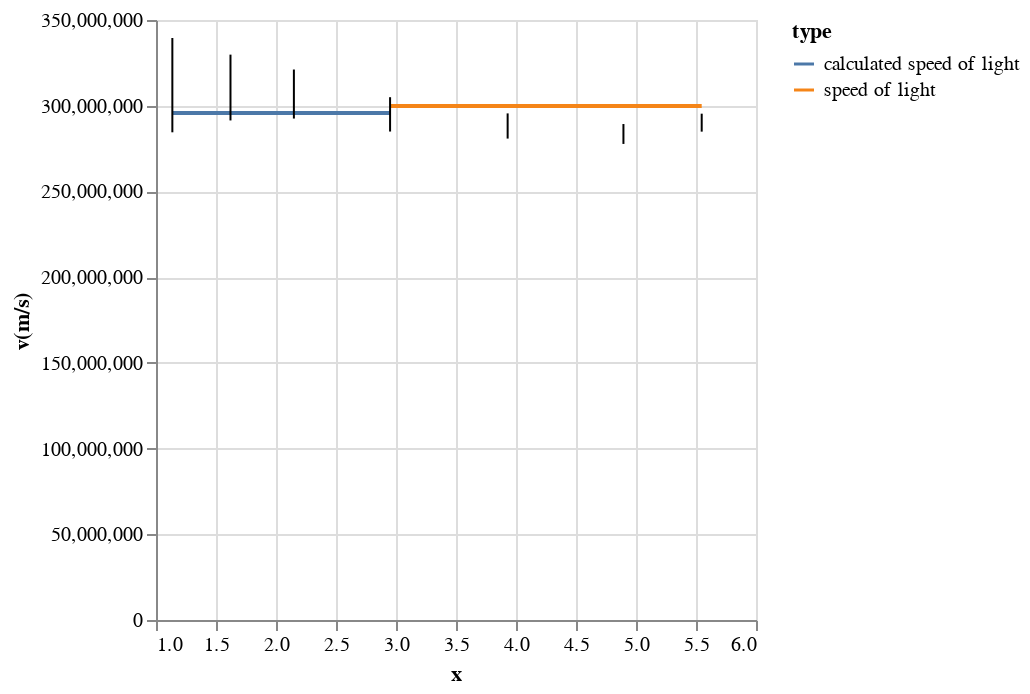

Here is the notebook cell this chart was saved with:
### Code cell
# Plot light speeds adjusted
lspeeds = [0 for i in range(7)]
for i in range(len(lspeeds)):
    lspeeds[i] = lightspeed(dxs_adjusted[i], freqs_rad[i+2])
lspeed = np.average(lspeeds[1:])
#ae = abs(c - lspeed)
pe = percent_error(c,lspeed)
std = np.std(lspeeds, ddof=1)

# Create a DataFrame for Altair to use
data = pd.DataFrame({
    'x': [dx*1000 for dx in dxs_adjusted for _ in range(2)],
    'v': [lspeed for _ in range(len(dxs_adjusted))] + [c for _ in range(len(dxs_adjusted))],
    'type': ['calculated speed of light' for _ in range(len(dxs_adjusted))] + ['speed of light' for _ in range(len(dxs_adjusted))]
})

# Create error DataFrame
error_data = pd.DataFrame({
    'x': [dx*1000 for dx in dxs_adjusted],
    'v': lspeeds,
    'error': [calculate_sigma_c(freq, dx) for freq, dx in zip(freqs_rad[2:], dxs_adjusted)]
})

# Create the chart
chart = alt.Chart(data).mark_line().encode(
    x='x',
    y='v',
    color='type'
)

# Create error chart
error_chart = alt.Chart(error_data).mark_errorbar(extent='ci').encode(
    x='x',
    y=alt.Y('v', title='v(m/s)'),
    yError='error'
)


# Display the chart and make it interactive
chart + error_chart

### Figure 1 — Vega-Lite specification as saved in the notebook (floating-point values rounded to 4 significant figures)
{"config": {"view": {"continuousWidth": 300, "continuousHeight": 300}}, "layer": [{"data": {"name": "data-f8d3d6d5f18891f10afc90268e01a59f"}, "mark": {"type": "line"}, "encoding": {"color": {"field": "type", "type": "nominal"}, "x": {"field": "x", "type": "quantitative"}, "y": {"field": "v", "type": "quantitative"}}}, {"data": {"name": "data-3b3de89e2ff255c402c72fa505b435e8"}, "mark": {"type": "errorbar", "extent": "ci"}, "encoding": {"x": {"field": "x", "type": "quantitative"}, "y": {"field": "v", "title": "v(m/s)", "type": "quantitative"}, "yError": {"field": "error"}}}], "$schema": "https://vega.github.io/schema/vega-lite/v5.17.0.json", "datasets": {"data-f8d3d6d5f18891f10afc90268e01a59f": [{"x": 1.136, "v": 295700000.0, "type": "calculated speed of light"}, {"x": 1.136, "v": 295700000.0, "type": "calculated speed of light"}, {"x": 1.621, "v": 295700000.0, "type": "calculated speed of light"}, {"x": 1.621, "v": 295700000.0, "type": "calculated speed of light"}, {"x": 2.149, "v": 295700000.0, "type": "calculated speed of light"}, {"x": 2.149, "v": 295700000.0, "type": "calculated speed of light"}, {"x": 2.951, "v": 295700000.0, "type": "calculated speed of light"}, {"x": 2.951, "v": 299800000.0, "type": "speed of light"}, {"x": 3.93, "v": 299800000.0, "type": "speed of light"}, {"x": 3.93, "v": 299800000.0, "type": "speed of light"}, {"x": 4.895, "v": 299800000.0, "type": "speed of light"}, {"x": 4.895, "v": 299800000.0, "type": "speed of light"}, {"x": 5.548, "v": 299800000.0, "type": "speed of light"}, {"x": 5.548, "v": 299800000.0, "type": "speed of light"}], "data-3b3de89e2ff255c402c72fa505b435e8": [{"x": 1.136, "v": 312000000.0, "error": 27500000.0}, {"x": 1.621, "v": 310600000.0, "error": 19200000.0}, {"x": 2.149, "v": 306800000.0, "error": 14300000.0}, {"x": 2.951, "v": 295000000.0, "error": 10010000.0}, {"x": 3.93, "v": 288200000.0, "error": 7346000.0}, {"x": 4.895, "v": 283500000.0, "error": 5803000.0}, {"x": 5.548, "v": 290100000.0, "error": 5240000.0}]}}
